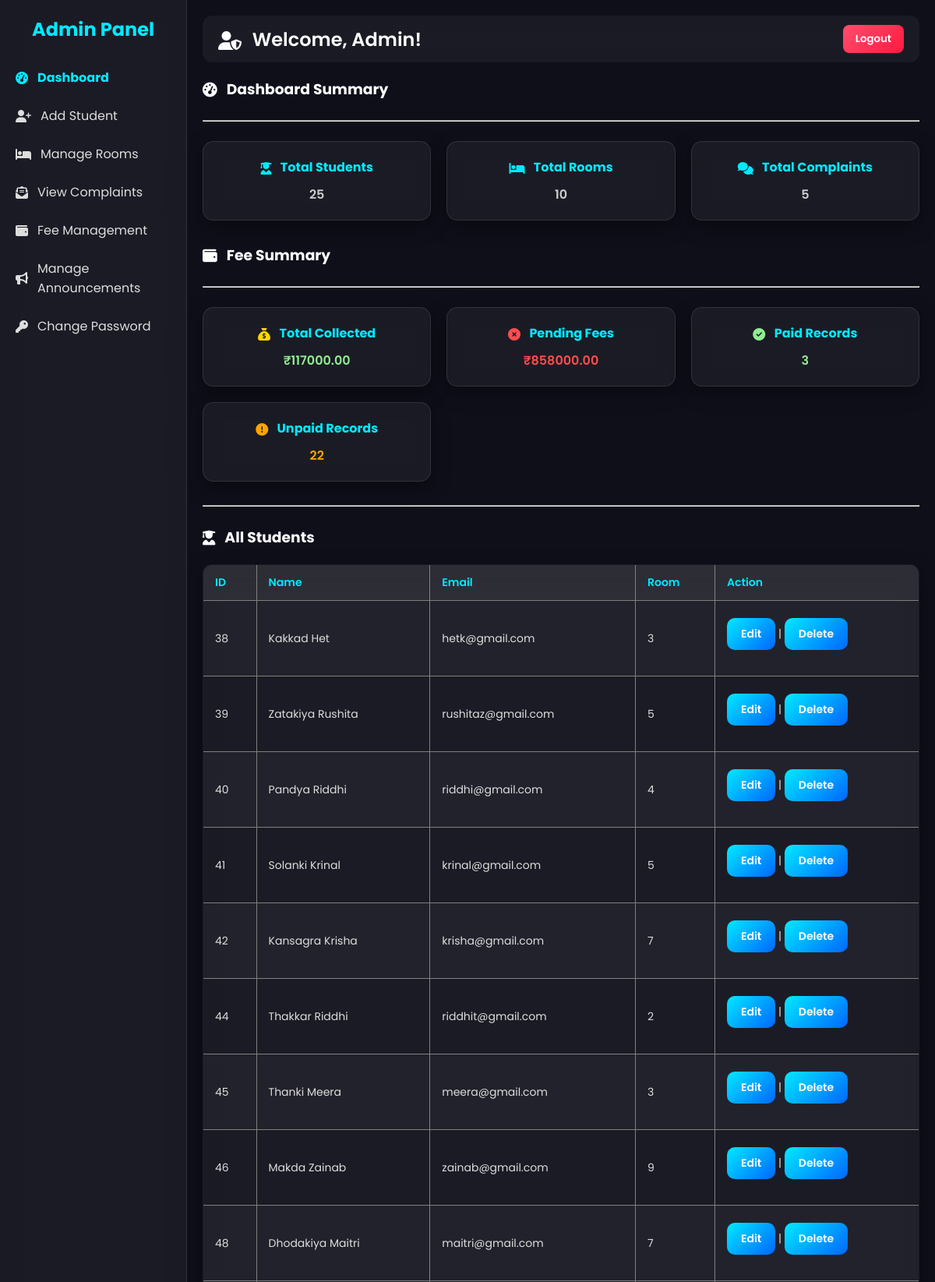
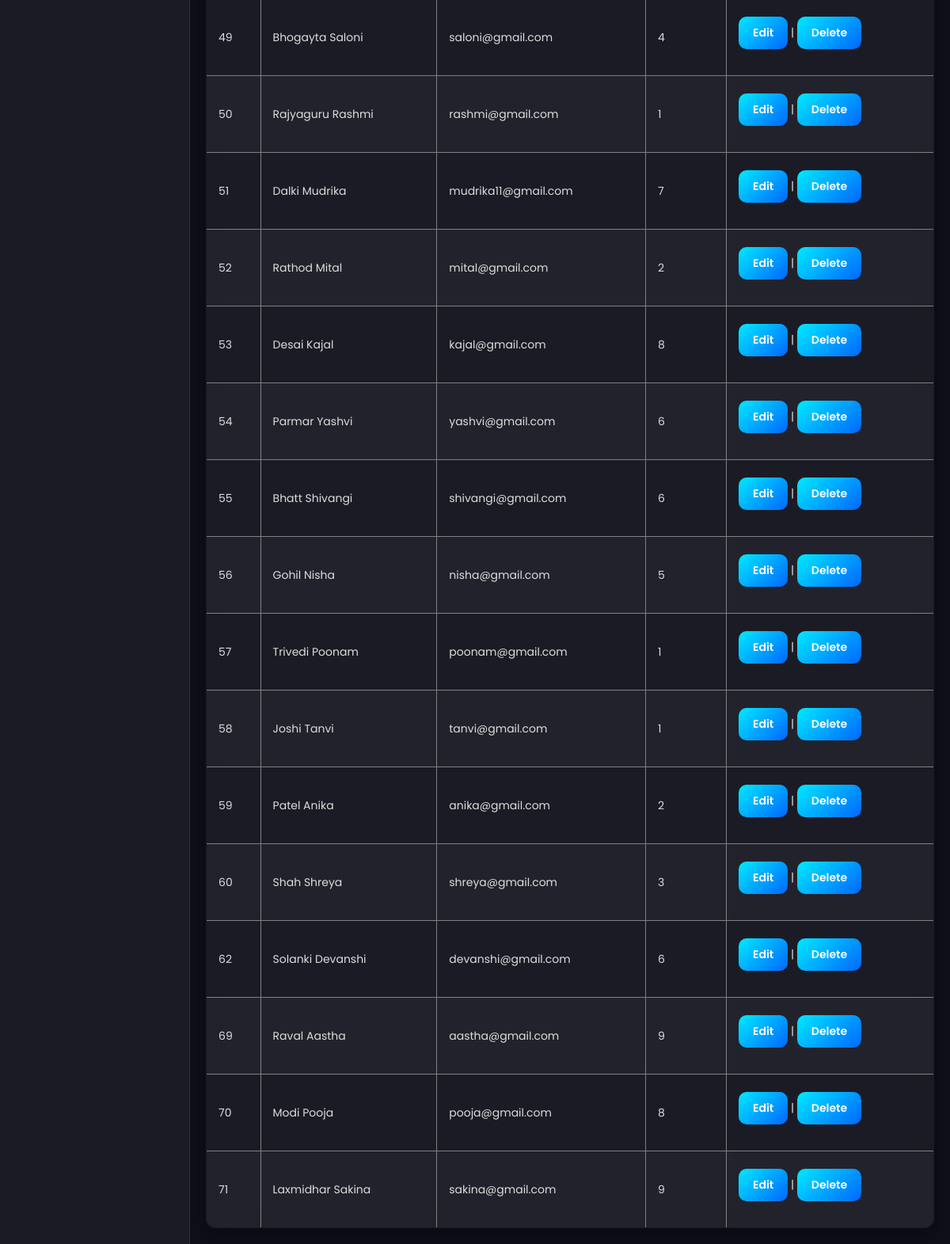
Page /admin/dashboard.php (signed in) on the committed database (2 pictures, top to bottom).
### tables this page shows
CREATE TABLE `students` (
  `id` int(11) NOT NULL,
  `name` varchar(50) NOT NULL,
  `email` varchar(50) NOT NULL,
  `room_no` int(11) NOT NULL,
  `password` varchar(255) NOT NULL
);

### admin/home.php (the view)
<?php
include('../db.php');
$total_students = $conn->query("SELECT COUNT(*) as total FROM students")->fetch_assoc()['total'];
$total_rooms = $conn->query("SELECT COUNT(*) as total FROM rooms")->fetch_assoc()['total'];
$total_complaints = $conn->query("SELECT COUNT(*) as total FROM complaints")->fetch_assoc()['total'];
$result = $conn->query("SELECT * FROM students");
$totalPaid = $conn->query("SELECT SUM(amount) as total FROM fees WHERE status='Paid'")->fetch_assoc()['total'];
$totalUnpaid = $conn->query("SELECT SUM(amount) as total FROM fees WHERE status='Unpaid'")->fetch_assoc()['total'];
$countPaid = $conn->query("SELECT COUNT(*) as count FROM fees WHERE status='Paid'")->fetch_assoc()['count'];
$countUnpaid = $conn->query("SELECT COUNT(*) as count FROM fees WHERE status='Unpaid'")->fetch_assoc()['count'];
?>
    <div>
        <h3><i class="fa-solid fa-gauge-high"></i> Dashboard Summary</h3><br>
        <hr><br>
        <div class="cards">
        <div class="card">
            <h4><i class="fa-solid fa-user-graduate"></i> Total Students </h4>
            <p><?= $total_students ?></p>
        </div>
        <div class="card">
            <h4><i class="fa-solid fa-bed"></i> Total Rooms </h4>
            <p><?= $total_rooms ?></p>
        </div>
        <div class="card">
            <h4><i class="fa-solid fa-comments"></i> Total Complaints</h4>
            <p><?= $total_complaints ?></p>
        </div>
    </div>
        <h3><i class="fa-solid fa-wallet"></i>  Fee Summary</h3><br><hr><br>
                <div class="cards">
                <div class="card">
                    <h4><i class="fa-solid fa-sack-dollar" style="color:gold;"></i> Total Collected</h4>
                    <p style="color:lightgreen;">₹<?= $totalPaid ? $totalPaid : 0 ?></p>
                </div>
                <div class="card">
                    <h4><i class="fa-solid fa-circle-xmark" style="color:#ff4d4d;"></i> Pending Fees</h4>
                    <p style="color:#ff4d4d;">₹<?= $totalUnpaid ? $totalUnpaid : 0 ?></p>
                </div>
                <div class="card">
                    <h4><i class="fa-solid fa-circle-check" style="color:lightgreen;"></i> Paid Records</h4>
                    <p style="color:lightgreen;"><?= $countPaid ?></p>
                </div>
                <div class="card">
                    <h4><i class="fa-solid fa-circle-exclamation" style="color:orange;"></i> Unpaid Records</h4>
                    <p style="color:orange;"><?= $countUnpaid ?></p>
                </div>
            </div>
        <hr><br>
        <h3><i class="fa-solid fa-user-graduate"></i> All Students</h3>
        <table border="1" cellpadding="10">
            <tr>
                <th>ID</th><th>Name</th><th>Email</th><th>Room</th><th>Action</th>
            </tr>
            <?php while ($row = $result->fetch_assoc()) { ?>
                <tr>
                    <td><?= $row['id'] ?></td>
                    <td><?= htmlspecialchars($row['name']) ?></td>
                    <td><?= htmlspecialchars($row['email']) ?></td>
                    <td><?= $row['room_no'] ?></td>
                    <td>
                        <a href="dashboard.php?page=edit_student&id=<?= $row['id'] ?>" class="btn" class="<?= basename($_SERVER['PHP_SELF']) == 'edit_student.php' ? 'active' : '' ?>">Edit</a>
 |
                        <a href="delete_student.php?id=<?= $row['id'] ?>" class="btn" onclick="return confirm('Delete this student?')">Delete</a><br><br>
                    </td>
                </tr>
            <?php } ?>
        </table>

### admin/style.css (style rules this page uses)
* { margin: 0; padding: 0; box-sizing: border-box; font-family: 'Poppins', sans-serif; }
body { display: flex; min-height: 100vh; background: #0f0f1a; overflow-x: hidden; color: #fff; }
h3 i, h4 i,h2 i { margin-right: 8px; vertical-align: middle; }
.btn, input[type="submit"] { background: linear-gradient(135deg, #00eaff, #0066ff); border: none; color: #fff; padding: 10px 16px; border-radius: 8px; cursor: pointer; font-weight: bold; transition: 0.3s; margin-top: 10px; display: inline-block; }
.cards { display: grid; grid-template-columns: repeat(auto-fit, minmax(250px, 1fr)); gap: 20px; margin-bottom: 30px; }
.card { background: rgba(255,255,255,0.05); backdrop-filter: blur(12px); border-radius: 14px; padding: 20px; border: 1px solid rgba(255,255,255,0.1); box-shadow: 0 8px 25px rgba(0,0,0,0.4); transition: 0.3s; text-align: center; }
.card h4 { margin-bottom: 10px; color: #00eaff; }
.card p { color: #ccc; font-size: 16px; font-weight: 600; }
table { width: 100%; border-collapse: collapse; margin-top: 20px; background: rgba(255,255,255,0.05); backdrop-filter: blur(12px); border-radius: 12px; overflow: hidden; box-shadow: 0 8px 25px rgba(0,0,0,0.4); }
table th, table td { padding: 12px 15px; text-align: left; font-size: 14px; color: #ddd; }
table th { background: rgba(255,255,255,0.08); color: #00eaff; font-weight: 600; }
table tr:nth-child(even) { background: rgba(255,255,255,0.03); }
a.btn { display: inline-block; padding: 10px 18px; border-radius: 10px; background: linear-gradient(135deg, #00eaff, #0066ff); color: white; text-decoration: none; font-weight: 600; transition: 0.3s; margin-top: 10px; }

### rows in the picture
students: id "38", name "Kakkad Het", email "hetk@gmail.com", room_no "3"
students: id "39", name "Zatakiya Rushita", email "rushitaz@gmail.com", room_no "5"
students: id "40", name "Pandya Riddhi", email "riddhi@gmail.com", room_no "4"
students: id "41", name "Solanki Krinal", email "krinal@gmail.com", room_no "5"
students: id "42", name "Kansagra Krisha", email "krisha@gmail.com", room_no "7"
students: id "44", name "Thakkar Riddhi", email "riddhit@gmail.com", room_no "2"
students: id "45", name "Thanki Meera", email "meera@gmail.com", room_no "3"
students: id "46", name "Makda Zainab", email "zainab@gmail.com", room_no "9"
students: id "48", name "Dhodakiya Maitri", email "maitri@gmail.com", room_no "7"
students: id "49", name "Bhogayta Saloni", email "saloni@gmail.com", room_no "4"
students: id "50", name "Rajyaguru Rashmi", email "rashmi@gmail.com", room_no "1"
students: id "51", name "Dalki Mudrika", email "mudrika11@gmail.com", room_no "7"
students: id "52", name "Rathod Mital", email "mital@gmail.com", room_no "2"
students: id "53", name "Desai Kajal", email "kajal@gmail.com", room_no "8"
students: id "54", name "Parmar Yashvi", email "yashvi@gmail.com", room_no "6"
students: id "55", name "Bhatt Shivangi", email "shivangi@gmail.com", room_no "6"
students: id "56", name "Gohil Nisha", email "nisha@gmail.com", room_no "5"
students: id "57", name "Trivedi Poonam", email "poonam@gmail.com", room_no "1"
students: id "58", name "Joshi Tanvi", email "tanvi@gmail.com", room_no "1"
students: id "59", name "Patel Anika", email "anika@gmail.com", room_no "2"
students: id "60", name "Shah Shreya", email "shreya@gmail.com", room_no "3"
students: id "62", name "Solanki Devanshi", email "devanshi@gmail.com", room_no "6"
students: id "69", name "Raval Aastha", email "aastha@gmail.com", room_no "9"
students: id "70", name "Modi Pooja", email "pooja@gmail.com", room_no "8"
students: id "71", name "Laxmidhar Sakina", email "sakina@gmail.com", room_no "9"

### other values in the picture
$total_students "25"
$total_rooms "10"
$total_complaints "5"
$totalPaid "117000.00"
$totalUnpaid "858000.00"
$countPaid "3"
$countUnpaid "22"
